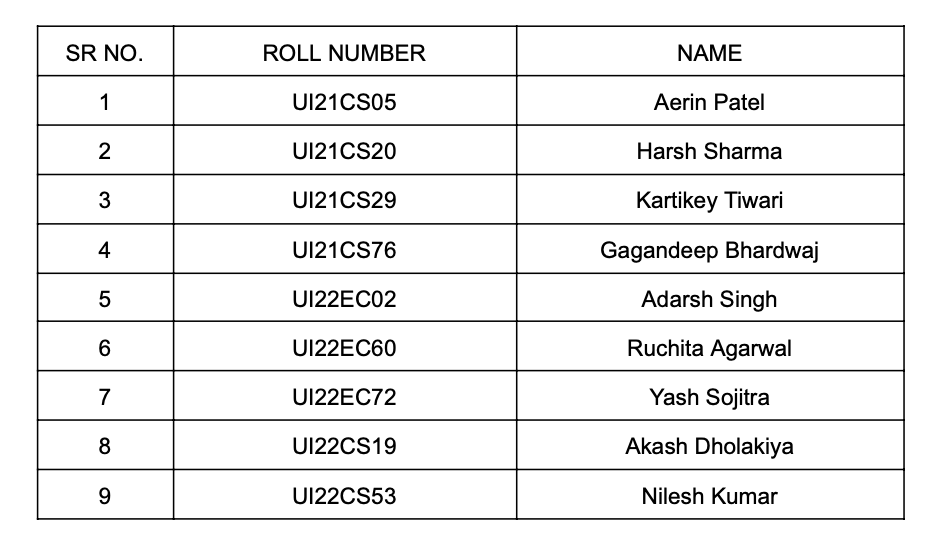
#> input picture python_files/extract_table/table2.png, 942 x 542 px
$ python main.py
#> lines starting #> are read from the running program, lines starting #| are printed output that depends on the picture; after the words box and inside, x2 and y2 are one past the last pixel; in counts of white or black regions, pixels touching at a corner belong together
import cv2
from PIL import Image
import pytesseract

# Load the image using OpenCV
image = cv2.imread('table2.png')
#> image is the input picture: shape (542, 942, 3); min 0, max 255, mean 238.1

# Convert the image to grayscale for better text extraction
gray = cv2.cvtColor(image, cv2.COLOR_BGR2GRAY)

# Apply thresholding or other preprocessing methods to highlight the table and text
# For example, you can use adaptive thresholding:
thresh = cv2.adaptiveThreshold(gray, 255, cv2.ADAPTIVE_THRESH_MEAN_C, cv2.THRESH_BINARY, 11, 2)
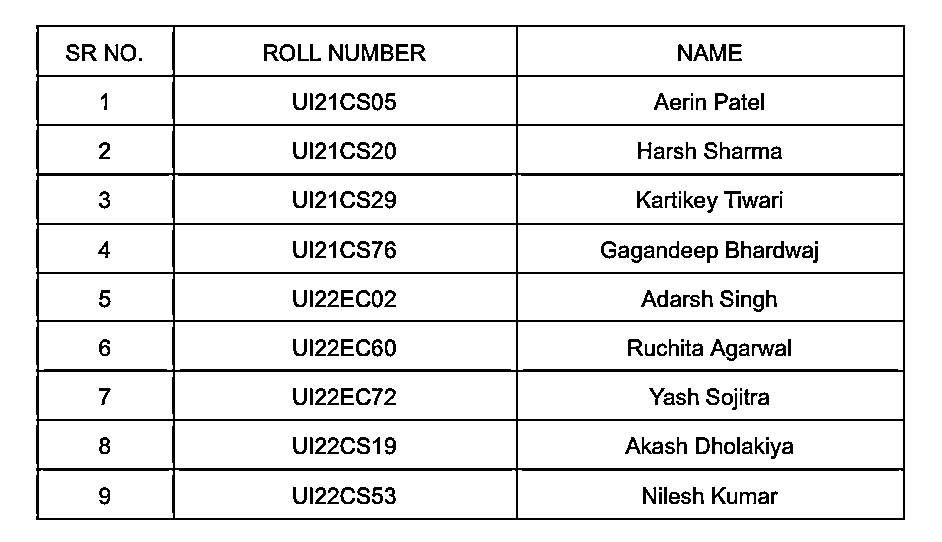
#> thresh: shape (542, 942); 91.2% white; black in thin lines or dots, all inside (x1, y1, x2, y2) = (36, 25, 905, 520)

# Find contours to locate the table in the image
contours, _ = cv2.findContours(thresh, cv2.RETR_EXTERNAL, cv2.CHAIN_APPROX_SIMPLE)
#> contours = [[[0, 0], [0, 541], [941, 541], [941, 0]]]

# Iterate through the detected contours
for contour in contours:
    x, y, w, h = cv2.boundingRect(contour)

    # Define a minimum size to filter out small contours that are not part of the table
    min_contour_area = 1000

    if w * h > min_contour_area:
        # Crop the table region
        table_region = image[y:y+h, x:x+w]

        # Use pytesseract to extract text from the cropped table region
#> (the run stopped early here; a loop or call above may not have finished)

$ run again, with python_files/extract_table/table3.png copied over python_files/extract_table/table2.png
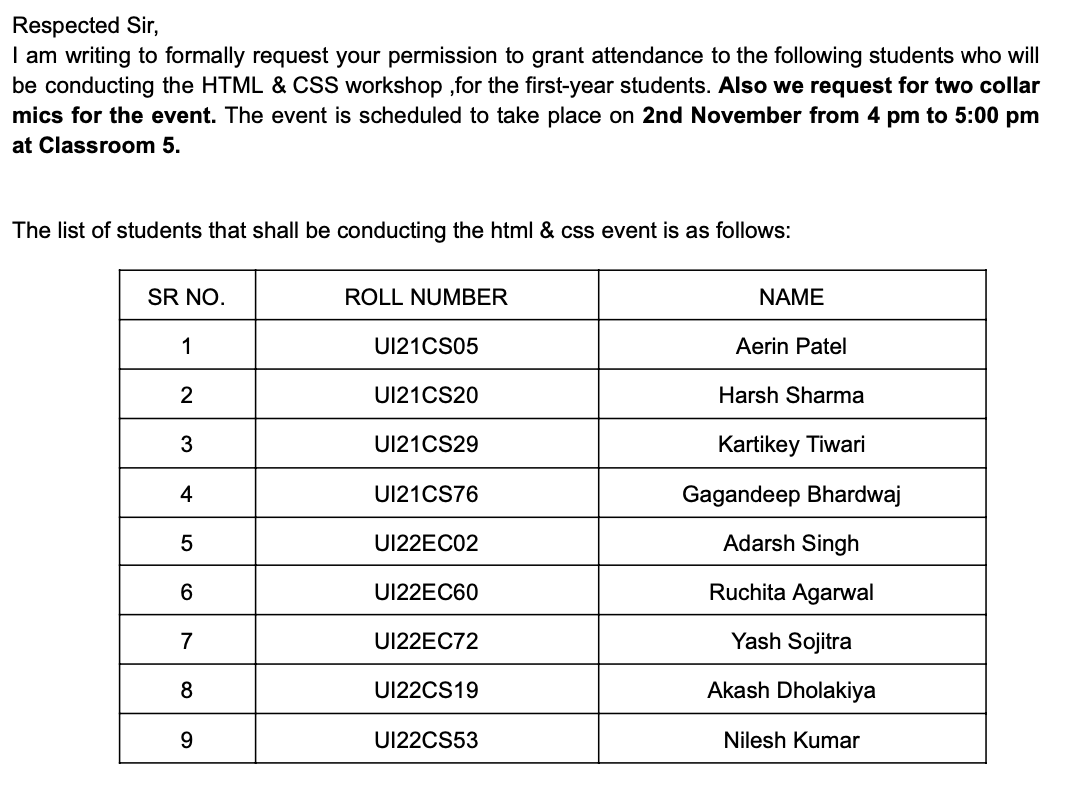
#> input picture python_files/extract_table/table3.png, 1088 x 788 px
#> image is the input picture: shape (788, 1088, 3); min 0, max 255, mean 238
#> `thresh = cv2.adaptiveThreshold(gray, 255, cv2.ADAPTIVE_THRESH_MEAN_C, ..`:
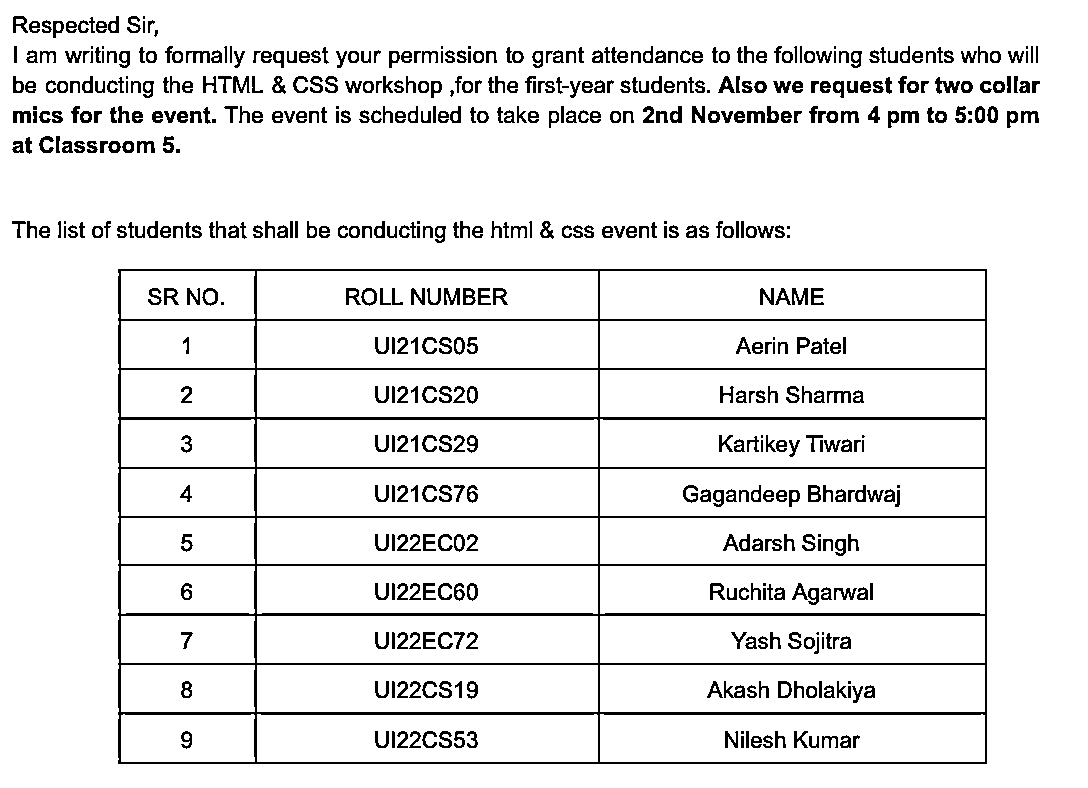
#> thresh: shape (788, 1088); 91.8% white; black in thin lines or dots, all inside (x1, y1, x2, y2) = (12, 16, 1040, 764)
#> contours = [[[0, 0], [0, 787], [1087, 787], [1087, 0]]]
